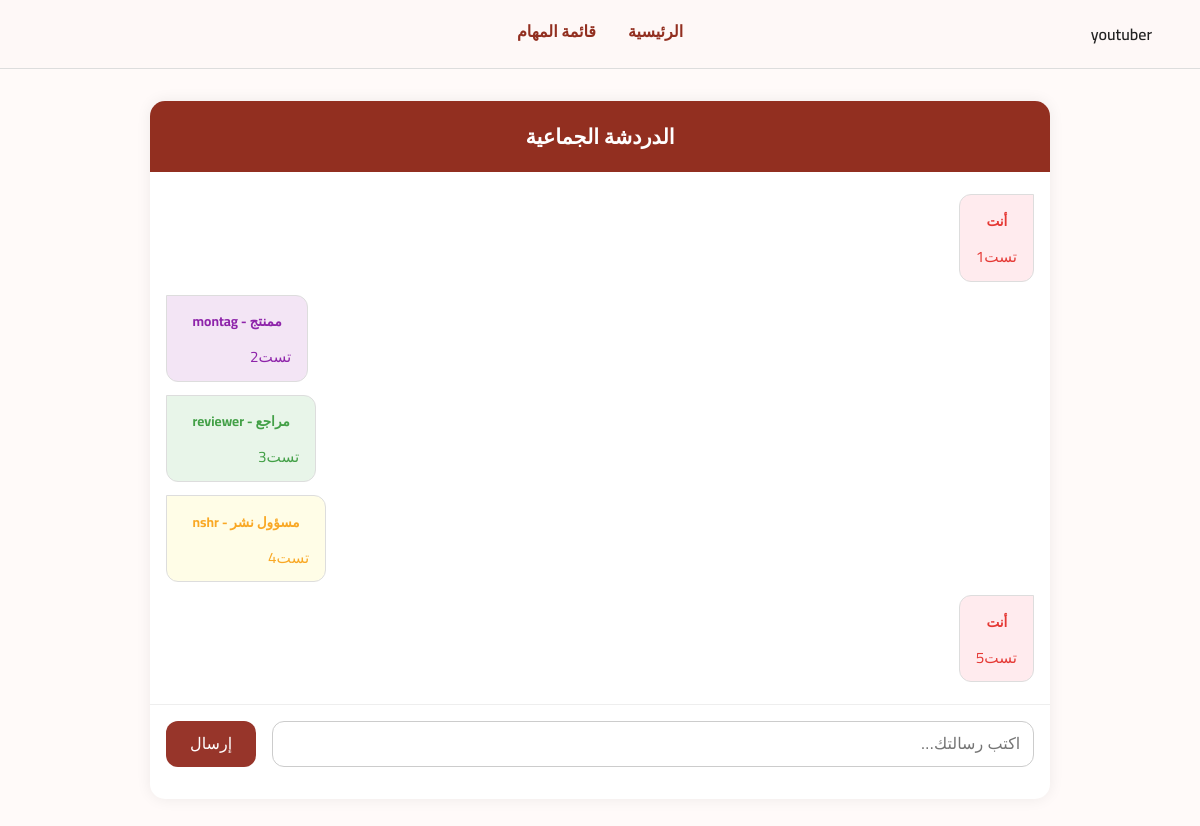
Page /chat/ (signed in) on the committed database.
### chat/models.py (models this page shows, shortened)
class Message(models.Model):
    sender = models.ForeignKey(User, on_delete=models.CASCADE)
    content = models.TextField(verbose_name="محتوى الرسالة")
    timestamp = models.DateTimeField(auto_now_add=True)
    is_reply = models.BooleanField(default=False)

### account/models.py (models this page shows, shortened)
class الملف_الشخصي(models.Model):
    المستخدم = models.OneToOneField(
        User,
        on_delete=models.CASCADE,
        related_name='profile',  # ✅ لإتاحة الوصول من user.profile
        verbose_name="المستخدم"
    )
    الوظائف = [
        ('youtuber', 'يوتيوبر'),
        ('editor', 'ممنتج'),
        ('thumbnailer', 'مصمم الثمنيل'),
        ('reviewer', 'مراجع'),
        ('publisher', 'مسؤول نشر'),
        ('manager', 'مدير'),
    ]
    الوظيفة = models.CharField(
        max_length=20,
        choices=الوظائف,
        verbose_name="الوظيفة"
    )

### chat/views.py (the view, shortened to what this page needs)
# urls.py: path('', views.chat_view, name='chat_home'),
@login_required
def chat_view(request):
    messages = Message.objects.order_by('timestamp')
    return render(request, 'chat/chat.html', {
        'messages': messages,
    })

### templates/chat/chat.html (shortened to what this page needs)
{% load static %}
{% include 'header.html' %}
<!DOCTYPE html>
<html lang="ar" dir="rtl">
<head>
</head>
<body>
  <div class="chat-wrapper">
    <div class="chat-header">الدردشة الجماعية</div>
    <div class="chat-box" id="chatBox">
      {% for message in messages %}
        {% with message.sender.profile.الوظيفة as role %}
          <div class="message role-bg {{ role }} {% if message.sender == user %}own{% else %}other{% endif %}">
            <div class="sender-name">
              {% if message.sender == user %}
                <span class="username {{ role }}">أنت</span>
              {% else %}
                <span class="username {{ role }}">
                  {{ message.sender.profile.get_الوظيفة_display }} - {{ message.sender.username }}
                </span>
              {% endif %}
            </div>
            <div class="message-content">{{ message.content }}</div>
          </div>
        {% endwith %}
      {% endfor %}
    </div>
    <form class="chat-form" method="post" action="">
      <input type="text" name="نص" placeholder="اكتب رسالتك..." required />
      <button type="submit">إرسال</button>
    </form>
  </div>
</body>
</html>

### templates/header.html (shortened to what this page needs)
{% load static %}
<header style="
  background-color: #fef8f7;
  padding: 1rem 2rem;
  display: flex;
  justify-content: center;
  align-items: center;
  border-bottom: 1px solid #ddd;
  font-family: 'Cairo', sans-serif;
  position: relative;
">
  {% if request.user.is_authenticated %}
  <div style="position: absolute; right: 2rem; display: flex; align-items: center; gap: 1rem;">
    <span style="color: #222; font-weight: 600;">
      {{ request.user.username }}
    </span>
  </div>
  {% endif %}
  <nav style="display: flex; gap: 2rem;">
    <a href="{% url 'workflow:home' %}" style="
      text-decoration: none;
      color: #922f20;
      padding-bottom: 4px;
      border-bottom: 2px solid transparent;
      font-weight: 600;
      transition: border-color 0.3s ease;
    " onmouseover="this.style.borderColor='#922f20'" onmouseout="this.style.borderColor='transparent'">
      الرئيسية
    </a>
    {% if request.user.is_authenticated %}
      {% with الوظيفة=request.user.profile.الوظيفة %}
        {% if الوظيفة == 'youtuber' %}
          <a href="{% url 'youtuber:youtuber_tasks' %}" style="
            text-decoration: none;
            color: #922f20;
            padding-bottom: 4px;
            border-bottom: 2px solid transparent;
            font-weight: 600;
            transition: border-color 0.3s ease;
          " onmouseover="this.style.borderColor='#922f20'" onmouseout="this.style.borderColor='transparent'">
            قائمة المهام
          </a>
        {% endif %}
      {% endwith %}
    {% endif %}
  </nav>
</header>

### templates/chat/chat.html (style rules this page uses)
body { margin: 0; font-family: 'Cairo', sans-serif; background-color: #fffaf9; }
.chat-wrapper { max-width: 900px; margin: 2rem auto; background-color: white; border-radius: 15px; box-shadow: 0 0 15px rgba(0, 0, 0, 0.07); display: flex; flex-direction: column; overflow: hidden; }
.chat-header { background-color: #922f20; color: white; text-align: center; padding: 1rem 2rem; font-size: 1.3rem; font-weight: bold; }
.chat-box { padding: 1rem; height: 500px; overflow-y: scroll; display: flex; flex-direction: column; }
.message { padding: 0.6rem 1rem; margin: 0.4rem 0; border-radius: 12px; width: fit-content; max-width: 75%; word-wrap: break-word; font-size: 0.95rem; color: #222; border: 1px solid #ddd; display: flex; flex-direction: column; }
.own { align-self: flex-start; border-top-right-radius: 0; }
.other { align-self: flex-end; border-top-left-radius: 0; }
.sender-name { font-weight: bold; font-size: 0.85rem; margin-bottom: 0.3rem; }
.username { font-weight: bold; padding: 0.2rem 0.6rem; border-radius: 6px; display: inline-block; }
.youtuber { color: #e53935; }
.editor { color: #8e24aa; }
.reviewer { color: #43a047; }
.publisher { color: #f9a825; }
.role-bg.youtuber { background-color: #ffebee; }
.role-bg.editor { background-color: #f3e5f5; }
.role-bg.reviewer { background-color: #e8f5e9; }
.role-bg.publisher { background-color: #fffde7; }
.chat-form { display: flex; padding: 1rem; border-top: 1px solid #eee; gap: 1rem; background-color: #ffffff; }
.chat-form input[type="text"] { flex: 1; padding: 0.8rem; border: 1px solid #ccc; border-radius: 12px; font-size: 1rem; }
.chat-form button { background-color: #97352a; color: white; border: none; padding: 0 1.5rem; font-size: 1rem; border-radius: 12px; cursor: pointer; }

### rows in the picture
Message: content "تست1"
Message: sender.profile.الوظيفة "ممنتج", sender.username "montag", content "تست2"
Message: sender.profile.الوظيفة "مراجع", sender.username "reviewer", content "تست3"
Message: sender.profile.الوظيفة "مسؤول نشر", sender.username "nshr", content "تست4"
Message: content "تست5"

### other values in the picture
{{ request.user.username }} "youtuber"
